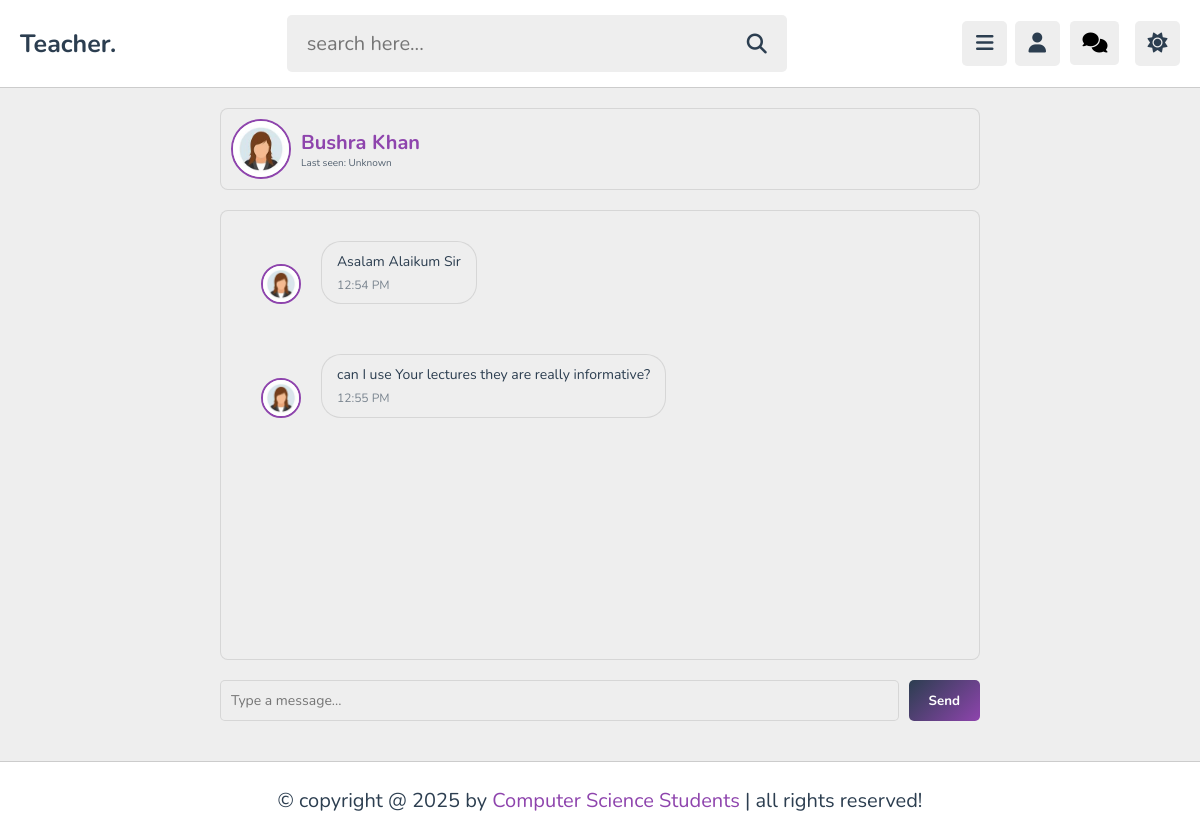
Page /admin/chat.php?teacher_id=gH34TD1CnzJxJm4pn97n (signed in) on the committed database.
### tables this page shows
CREATE TABLE `tutors` (
  `id` varchar(20) NOT NULL,
  `name` varchar(50) NOT NULL,
  `username` varchar(50) NOT NULL,
  `profession` varchar(50) NOT NULL,
  `email` varchar(50) NOT NULL,
  `password` varchar(50) NOT NULL,
  `image` varchar(100) NOT NULL,
  `gender` varchar(255) DEFAULT NULL,
  `faculty` varchar(255) DEFAULT NULL,
  `batch` varchar(255) DEFAULT NULL,
  `university` varchar(225) DEFAULT NULL,
  `status` enum('Pending','Approved','Rejected') DEFAULT 'Pending',
  `last_active` timestamp NULL DEFAULT NULL,
  `departments` varchar(254) NOT NULL
);

CREATE TABLE `messages` (
  `id` int(11) NOT NULL,
  `sender_id` varchar(50) NOT NULL,
  `receiver_id` varchar(50) NOT NULL,
  `message` text NOT NULL,
  `date` timestamp NULL DEFAULT NULL,
  `is_read` tinyint(1) NOT NULL DEFAULT 0,
  `read_at` timestamp NULL DEFAULT NULL
);

### admin/chat.php (the view, shortened to what this page needs)
<?php
include '../components/connect.php';
$tutor_id = $_COOKIE['tutor_id'];
$teacher_id = $_GET['teacher_id'];
$select_teacher = $conn->prepare("SELECT id, name, image, last_active FROM tutors WHERE id = ? LIMIT 1");
$select_teacher->execute([$teacher_id]);
$teacher = $select_teacher->fetch(PDO::FETCH_ASSOC);
$select_messages = $conn->prepare("
    SELECT m.*, t.name AS sender_name, t.image AS sender_image
    FROM `messages` m
    LEFT JOIN `tutors` t ON m.sender_id = t.id
    WHERE (m.sender_id = ? AND m.receiver_id = ?) OR (m.sender_id = ? AND m.receiver_id = ?)
    ORDER BY m.date ASC
");
$select_messages->execute([$tutor_id, $teacher_id, $teacher_id, $tutor_id]);
$messages = $select_messages->fetchAll(PDO::FETCH_ASSOC);
?>
<!DOCTYPE html>
<html lang="en">
<head>
    <link rel="stylesheet" href="https://cdnjs.cloudflare.com/ajax/libs/font-awesome/6.2.0/css/all.min.css">
    <link rel="stylesheet" href="../css/admin_style.css">
    <link rel="stylesheet" href="chat.css">
</head>
<body>
<?php include '../components/admin_header.php'; ?>
<section class="chat-container">
<div class="chat-header">
    <?php if(!empty($teacher['image'])): ?>
        <img src="../uploaded_files/<?= htmlspecialchars($teacher['image']); ?>"
             alt="<?= htmlspecialchars($teacher['name']); ?>">
    <?php else: ?>
        <div class="default-avatar">
            <i class="fas fa-user-circle"></i>
        </div>
    <?php endif; ?>
    <div class="teacher-info">
        <h3><?= htmlspecialchars($teacher['name']); ?></h3>
        <small>
            <?php
            if (!empty($teacher['last_active'])) {
                $last_active_time = strtotime($teacher['last_active']);
                $current_time = time();
                $time_diff = $current_time - $last_active_time;
                if ($time_diff < 300) {
                    echo '<span style="color: #4CAF50;">● Online</span>';
                } elseif ($time_diff < 3600) {
                    echo 'Last seen ' . floor($time_diff / 60) . ' minutes ago';
                } elseif ($time_diff < 86400) {
                    echo 'Last seen ' . floor($time_diff / 3600) . ' hours ago';
                } elseif ($time_diff < 604800) {
                    echo 'Last seen ' . floor($time_diff / 86400) . ' days ago';
                } else {
                    echo 'Last seen ' . date('M j, Y', $last_active_time);
                }
            } else {
                echo 'Last seen: Unknown';
            }
            ?>
        </small>
    </div>
</div>
    <div class="chat-box" id="chat-box">
    <?php if (!empty($messages)): ?>
        <?php foreach ($messages as $message): ?>
            <?php
            $is_current_user = ($message['sender_id'] == $tutor_id);
            $sender_name = $message['sender_name'];
            $sender_image = $message['sender_image'];
            ?>
            <div class="message <?= $is_current_user ? 'right' : 'left'; ?>">
                <?php if (!$is_current_user): ?>
                    <img src="../uploaded_files/<?= htmlspecialchars($sender_image); ?>"
                         alt="<?= htmlspecialchars($sender_name); ?>">
                <?php endif; ?>
                <div class="message-content">
                    <?= htmlspecialchars($message['message']); ?>
                    <div class="message-time">
                        <?= date('h:i A', strtotime($message['date'])); ?>
                    </div>
                </div>
            </div>
        <?php endforeach; ?>
    <?php else: ?>
        <p style="text-align:center; color:#777;">No messages yet. Start the conversation!</p>
    <?php endif; ?>
</div>
    <form action="" method="post" class="chat-form">
        <input type="text" name="message" placeholder="Type a message..." required>
        <button type="submit" name="send_message">Send</button>
    </form>
</section>
<?php include '../components/footer.php'; ?>
</body>
</html>

### css/admin_style.css (style rules this page uses)
:root { --main-color:#8e44ad; --red:#e74c3c; --oragen:#f39c12; --white:#fff; --black:#2c3e50; --light-color:#888; --light-bg:#eee; --border:.1rem solid rgba(0,0,0,.2); }
* { font-family: 'Nunito', sans-serif; margin: 0; padding: 0; box-sizing: border-box; outline: none; border: none; text-decoration: none; }
html { font-size: 62.5%; overflow-x: hidden; }
body { background-color: var(--light-bg); padding-left: 30rem; }
section { padding:2rem; max-width: 1200px; margin: 0 auto; }
.message { position: sticky; top:0; background-color: var(--light-bg); padding:2rem; display: flex; align-items: center; gap:1rem; justify-content: space-between; }
@media (max-width:1200px) { body { padding-left: 0; } }

### admin/chat.css (style rules this page uses)
:root { --color-light-beige: #EEEEEE; --color-crimson-red: #8E44AD; --color-jet-black: #2C3E50; --color-golden-orange: #8E44AD; --color-gradient: linear-gradient(135deg, #2C3E50, #8E44AD); }
.chat-container { margin-left: 300px; padding: 2rem; max-width: 800px; margin: 0 auto; }
.chat-header { display: flex; align-items: center; gap: 1rem; background-color: var(--color-light-beige); padding: 1rem; border-radius: 8px; margin-bottom: 2rem; border: 1px solid rgba(0,0,0,0.1); }
.chat-header img { width: 60px; height: 60px; border-radius: 50%; object-fit: cover; border: 2px solid var(--color-crimson-red); }
.chat-header h3 { margin: 0; font-size: 2rem; color: var(--color-crimson-red); }
.chat-header small { font-size: 1rem; color: var(--color-jet-black); opacity: 0.8; }
.chat-box { height: 450px; overflow-y: auto; background-color: var(--color-light-beige); border: 1px solid rgba(0,0,0,0.1); padding: 1rem; border-radius: 8px; margin-bottom: 2rem; }
.message { display: flex; align-items: flex-end; margin-bottom: 1rem; }
.message.left { justify-content: flex-start; }
.message img { width: 40px; height: 40px; border-radius: 50%; margin: 0 10px; border: 2px solid var(--color-crimson-red); }
.message-content { max-width: 60%; padding: 10px 15px; border-radius: 20px; font-size: 1.4rem; line-height: 1.4; background-color: var(--color-light-beige); color: var(--color-jet-black); word-wrap: break-word; border: 1px solid rgba(0,0,0,0.1); }
.message-time { font-size: 1.2rem; color: var(--color-jet-black); opacity: 0.6; margin-top: 5px; }
.chat-form { display: flex; gap: 1rem; }
.chat-form input { flex: 1; padding: 1rem; border: 1px solid rgba(0,0,0,0.1); border-radius: 0.5rem; font-size: 1.4rem; background-color: var(--color-light-beige); color: var(--color-jet-black); }
.chat-form button { padding: 1rem 2rem; background: var(--color-gradient); color: white; border: none; border-radius: 0.5rem; cursor: pointer; transition: 0.3s; font-weight: bold; }

### rows in the picture
tutors: image (picture), name "Bushra Khan"
messages: tutors.image (picture), message "Asalam Alaikum Sir", date "12:54 PM"
messages: tutors.image (picture), message "can I use Your lectures they are really informative?", date "12:55 PM"
